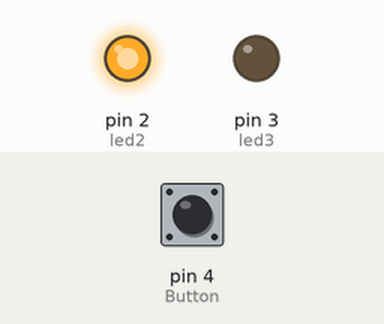
This sketch was run on a simulated Arduino Uno, built with avr-gcc and run on an emulated ATmega328P. Shown: output pins drawn as LEDs (lit = HIGH). Inputs (shaded band) come from the test bench; at power-on: pin 4 (Button) LOW.

Above: at 1.2 s.
1.3 s: pin 4 (Button) pulled HIGH for 0.15 s
At 1.37 s:
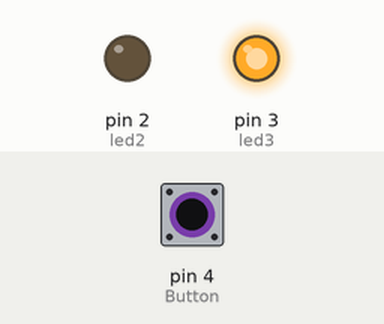
2.9 s: pin 4 (Button) pulled HIGH for 3.2 s
At 6.6 s:
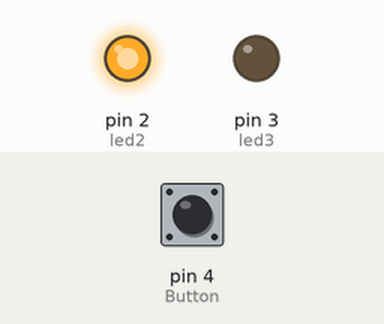
Timing chart, 0 to 8.1 s (numbered marks = the images above; inputs shaded):
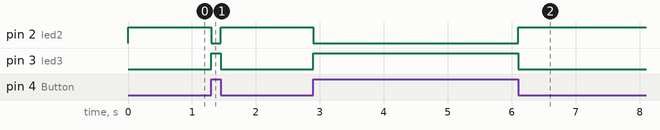

The sketch:

PPI_Assignment_Tutorial_1.ino
```cpp
// Grove - LedButton connect to D3
// Grove - LED connect to D2

const int Button = 4;                   // pin of button define here
const int led2 = 2;                     // pin of led define here
const int led3 = 3;                     // pin of ledbutton define here

void setup()
{
    pinMode(Button, INPUT);                // set button INPUT
    pinMode(led2, OUTPUT);                 // set led OUTPUT
    pinMode(led3, OUTPUT);                 // set ledbutton OUTPUT
}

void loop()
{
    if(digitalRead(Button))    // when button is pressed
    {
        digitalWrite(led2, LOW);  //led is off
        digitalWrite(led3, HIGH); // ledbutton is on
    }
    else
    {
        digitalWrite(led2, HIGH); //led is on
        digitalWrite(led3, LOW);  // ledbutton is off
    }

}
```

Measured:
- after the input at 1.3 s, pin 2 (led2): HIGH → LOW at once, → HIGH 0.15 s later; pin 3 (led3): LOW → HIGH at once, → LOW 0.15 s later
- after the input at 2.9 s, pin 2 (led2): HIGH → LOW at once, → HIGH 3.2 s later; pin 3 (led3): LOW → HIGH at once, → LOW 3.2 s later
